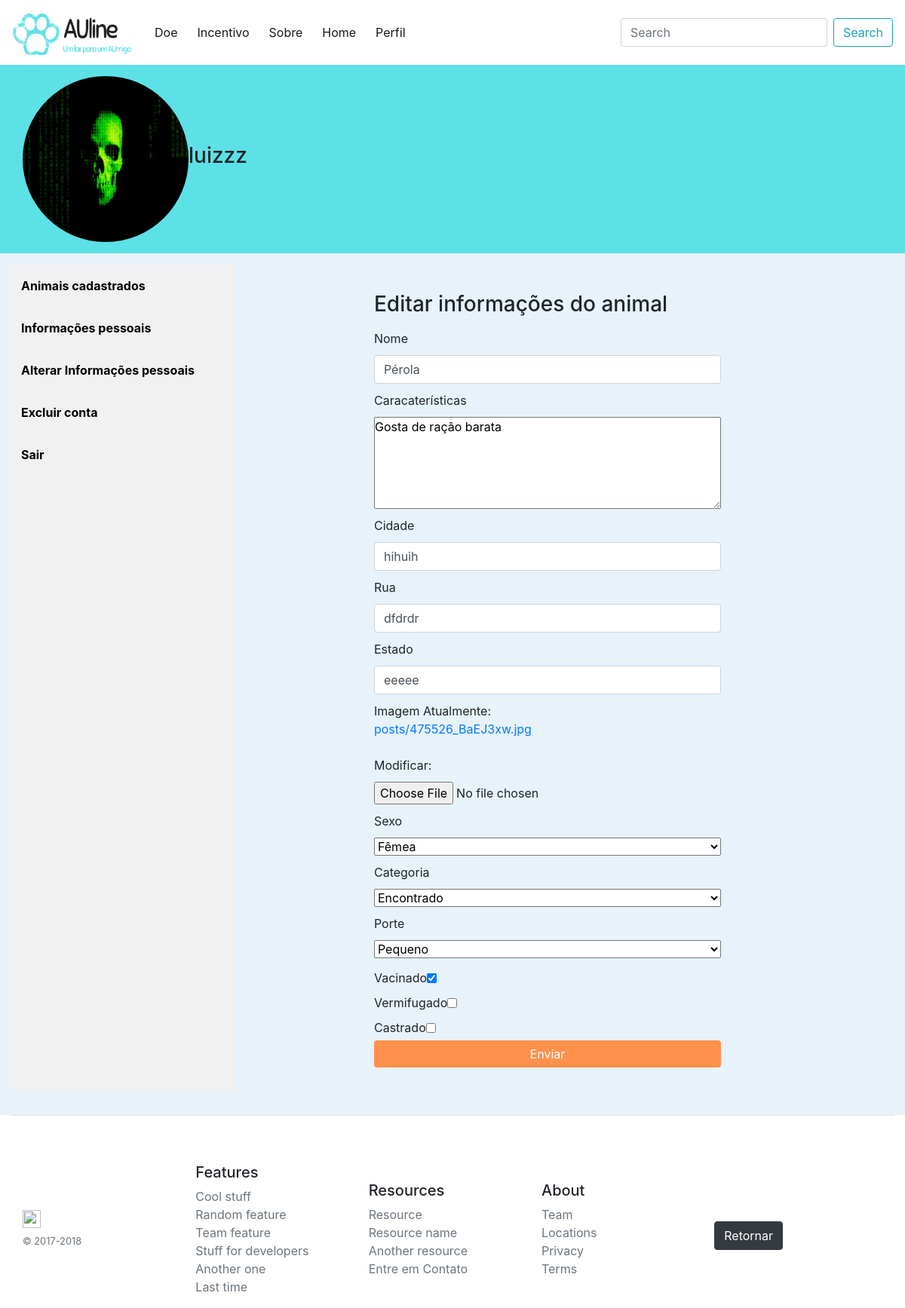
Before: /perfil/editar-animal/13/ (signed in) with the older database file.
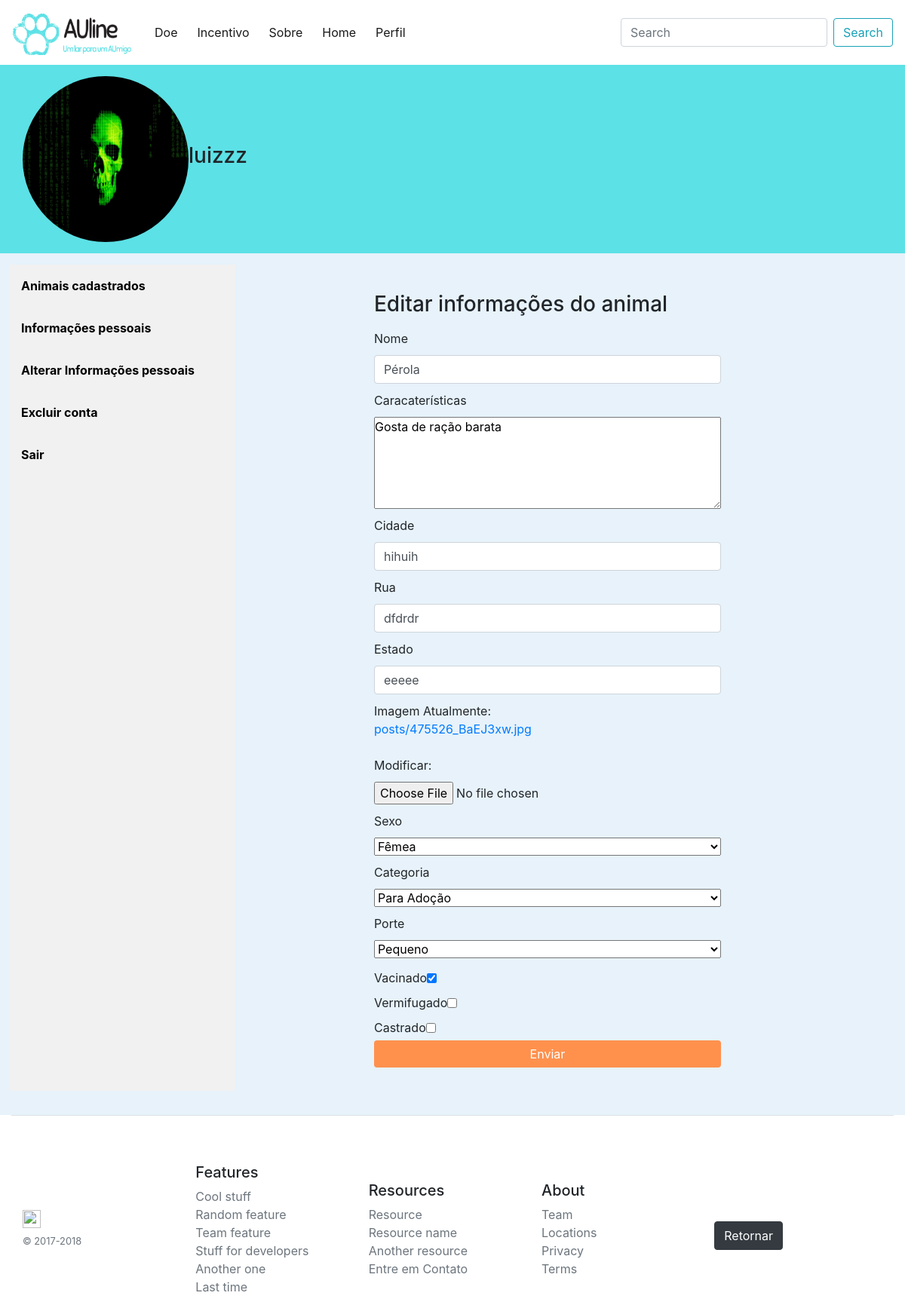
After: the same page with the newer database file.
### publicacoes/models.py (models this page shows, shortened)
class Animal(models.Model):
    ESTADOS = (
        ('P', 'Perdido'),
        ('PA', 'Para Adoção'),
        ('E', 'Encontrado'),
    )
    SEXO = (
        ('F', 'Fêmea'),
        ('M', 'Macho'),
    )
    PORTE = (
        ('PE', 'Pequeno'),
        ('ME', 'Médio'),
        ('GR', 'Grande'),
    )
    nome = models.CharField('Nome', max_length=50)
    caracteristicas = models.TextField('Caracaterísticas')
    data_pub = models.DateTimeField('Data de Publicação', auto_now=True)
    imagem = models.ImageField('Imagem', upload_to='posts')
    categoria = models.CharField('Categoria', max_length=15, choices=ESTADOS, blank=True)
    sexo = models.CharField('Sexo', max_length=8, choices=SEXO, blank=True)
    porte = models.CharField('Porte', max_length=8, choices=PORTE, blank=True)
    usuario = models.ForeignKey(User, on_delete=models.CASCADE)
    vacinado = models.BooleanField('Vacinado', blank=True)
    vermifugado = models.BooleanField('Vermifugado', blank=True)
    castrado = models.BooleanField('Castrado', blank=True)
    estado = models.CharField('Estado', max_length=50)
    cidade = models.CharField('Cidade', max_length=50)
    rua = models.CharField('Rua', max_length=70)
    class Meta:
        ordering = ('-data_pub', )

### perfis/views.py (the view)
# urls.py: path('editar-animal/<int:id_animal>/', editar_animal, name='editar-animal'),
@login_required
def editar_animal(request, id_animal):
    animal = Animal.objects.get(id=id_animal)
    usuario = User.objects.get(id=request.user.id)
    perfil_usuario = Perfil.objects.get(user=request.user.id)
    form = AnimalForm(request.POST or None, request.FILES or None,
                    instance=animal)
    if request.user == animal.usuario:
        contexto = {
            'usuario':usuario,
            'perfil_usuario':perfil_usuario,
            'form':form,
        }
        if request.method == 'POST':
            if form.is_valid():
                edit = form.save(commit=False)
                edit.save()
                return redirect('animais')
        return render(request, 'editar-animal.html', contexto)
    else:
        return redirect('animais')

### publicacoes/forms.py
class AnimalForm(ModelForm):
    class Meta:
        model = Animal
        fields = ['nome', 'caracteristicas', 'imagem', 'sexo', 'vacinado', 'vermifugado',
        'categoria', 'castrado', 'cidade', 'rua', 'porte', 'estado']
        widgets = {
            'nome': forms.TextInput(attrs={'class':'form-control'}),
            'caracteristicas': forms.Textarea(attrs={"rows":5, "cols":20}),
            'cidade': forms.TextInput(attrs={'class':'form-control', 'placeholder':'Cidade atual do animal'}),
            'rua': forms.TextInput(attrs={'class':'form-control', 'placeholder':'Rua onde foi visto pela última vez'}),
            'estado': forms.TextInput(attrs={'class':'form-control', 'placeholder':'Estado atual do animal'}),
        }

### templates/editar-animal.html (shortened to what this page needs)
{% extends 'base.html' %}
{% load static %}
{% block conteudo %}
    <div class="profilebar">
        <img src="../../../media/{{perfil_usuario.foto}}" alt="{{usuario.username}}" class="img-profile">
        <h3>{{usuario.username}}</h3>
    </div>
    <div class="content">
        <div class="row-profile">
          <div class="sidebar">
            <a href="{% url 'animais'%}">Animais cadastrados</a>
            <a href="{% url 'informacoes-pessoais'%}">Informações pessoais</a>
            <a href="{% url 'alterar-informacoes' usuario.id %}">Alterar Informações pessoais</a>
            <a href="{% url 'excluir-conta' usuario.id %}">Excluir conta</a>
            <a href="{% url 'logout' %}">Sair</a>
          </div>
          <div class="content-profile">
            <div class="container">
                <div class="row justify-content-lg-center">
                  <form method="post" class="form-profile" enctype='multipart/form-data'>
                    <h1 class="h3 mb-3 "> Editar informações do animal </h1>
                    {{form.nome.label}}
                    {{form.nome}}
                    {{form.caracteristicas.label}}
                    {{form.caracteristicas}}
                    {{form.cidade.label}}
                    {{form.cidade}}
                    {{form.rua.label}}
                    {{form.rua}}
                    {{form.estado.label}}
                    {{form.estado}}
                    {{form.imagem.label}}
                    {{form.imagem}}
                    {{form.sexo.label}}
                    {{form.sexo}}
                    {{form.categoria.label}}
                    {{form.categoria}}
                    {{form.porte.label}}
                    {{form.porte}}
                    <div class="form-checkbox">
                        {{form.vacinado.label}}
                        {{form.vacinado}}
                    </div>
                    <div class="form-checkbox">
                        {{form.vermifugado.label}}
                        {{form.vermifugado}}
                    </div>
                    <div class="form-checkbox">
                        {{form.castrado.label}}
                        {{form.castrado}}
                    </div>
                    <button type='submit' class="btn btn-primary"> Enviar </button>
                  </form>
                </div>
              </div>
          </div>
        </div>
        </div>
{% endblock conteudo %}

Changed rows visible on the page:
changed Animal "Pérola": categoria "Encontrado" → "Para Adoção"
